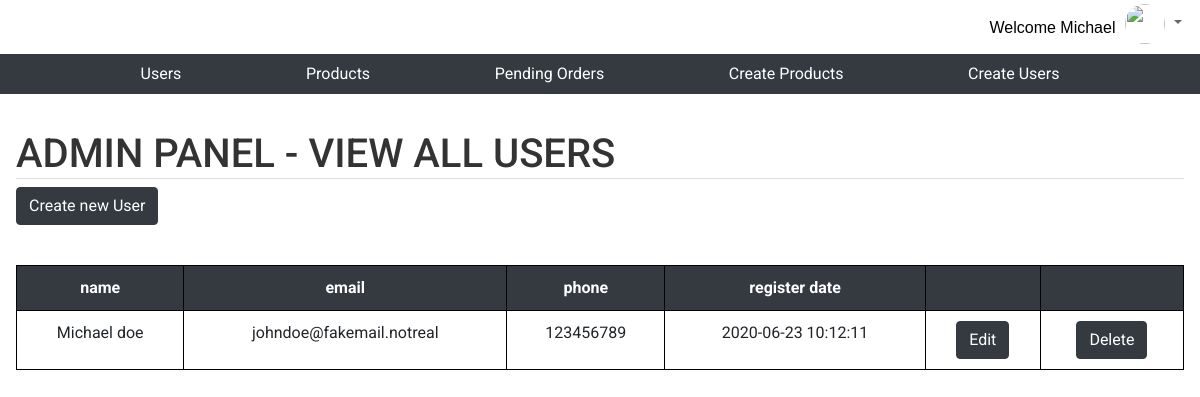
Screenshot of /admin/index.php (signed in) with the database file from the repository.
### tables this page shows
CREATE TABLE `users` (
  `id` int(9) NOT NULL,
  `first_name` varchar(60) NOT NULL,
  `last_name` varchar(60) NOT NULL,
  `email` varchar(150) NOT NULL,
  `password` varchar(60) NOT NULL,
  `phone` varchar(60) NOT NULL,
  `street` varchar(255) NOT NULL,
  `postal_code` varchar(255) NOT NULL,
  `city` varchar(90) NOT NULL,
  `country` varchar(90) NOT NULL,
  `img_url` varchar(255) DEFAULT NULL,
  `register_date` timestamp NOT NULL DEFAULT CURRENT_TIMESTAMP
);

### public/admin/index.php (the view, shortened to what this page needs)
<?php
require('../../src/config.php');
require(SRC_PATH . 'dbconnect.php');
try {
	$stmt = $dbconnect->query("SELECT * FROM users");
	$users = $stmt->fetchAll();
} catch (\PDOException $e) {
	throw new \PDOException($e->getMessage(), (int) $e->getCode());
}
?>
<?php include('layout/header.php'); ?>
	<div id="content">
			<h1>Admin Panel - View All Users</h1>
			<form action="register.php" method="GET">
				<input type="submit" class="btn btn-dark" name="" value="Create new User">
			</form>
			<table id="users_table" class="table">
				<thead class="thead-dark">
					<tr>
						<th scope="col">name</th>
						<th scope="col">email</th>
						<th scope="col">phone</th>
						<th scope="col">register date</th>
						<th scope="col"></th>
						<th scope="col"></th>
					</tr>
				</thead>
				<tbody>
					<?php foreach ($users as $key => $user) { ?>
						<tr>
							<td><?=htmlentities($user['first_name']) . " " . htmlentities($user['last_name'])?></td>
							<td><?=htmlentities($user['email'])?></td>
							<td><?=htmlentities($user['phone'])?></td>
							<td><?=htmlentities($user['register_date'])?></td>
								<td>
								<form action="edit_user.php" method="GET">
									<input type="submit" class="btn btn-dark" value="Edit">
								</form>
								</td>
								<td>
								<form action="" method="POST">
									<input type="submit" name="deleteUserBtn" class="btn btn-dark" value="Delete">
								</form>
								</td>
						</tr>
					<?php } ?>
				</tbody>
			</table>
	</div>
<?php include('layout/footer.php'); ?>

### public/admin/css/admin_page.css (style rules this page uses)
#users_table, .order-table { margin-top: 40px; margin-bottom: 40px; border-collapse: collapse; text-align: center; }
#users_table tr, #users_table td, #users_table th { border: 1px solid black; padding: 10px; }
table { overflow-x: auto; }

### public/admin/css/style.css (style rules this page uses)
html,body { margin:0;padding:0; }
html { overflow-y:scroll; }
html { background:#E6E6E6; }
body { background:#fff; }
body { font-family: 'Roboto', sans-serif;color:#333; }
h1 { text-transform:uppercase; }
h1,h2 { padding-top:20px;border-bottom:1px solid #dddddd; }
header#top, div#content, footer#bottom { margin:0 auto;width:100%; }
div#content { padding:1em;width:100%; }

### rows the page displays
users: first_name "Michael", last_name "doe", email "johndoe@fakemail.notreal", phone "123456789", register_date "2020-06-23 10:12:11"

### other values shown
$aboveNav "Welcome Michael"
